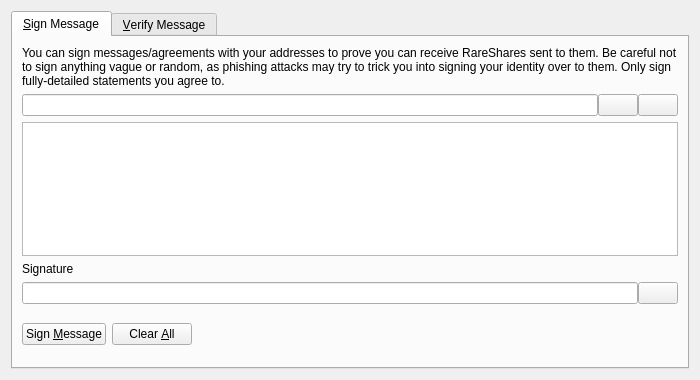
<?xml version="1.0" encoding="UTF-8"?>
<ui version="4.0">
 <class>SignVerifyMessageDialog</class>
 <widget class="QDialog" name="SignVerifyMessageDialog">
  <property name="geometry">
   <rect>
    <x>0</x>
    <y>0</y>
    <width>700</width>
    <height>380</height>
   </rect>
  </property>
  <property name="windowTitle">
   <string>Signatures - Sign / Verify a Message</string>
  </property>
  <property name="modal">
   <bool>true</bool>
  </property>
  <layout class="QVBoxLayout" name="verticalLayout">
   <item>
    <widget class="QTabWidget" name="tabWidget">
     <property name="currentIndex">
      <number>0</number>
     </property>
     <widget class="QWidget" name="tabSignMessage">
      <attribute name="title">
       <string>&amp;Sign Message</string>
      </attribute>
      <layout class="QVBoxLayout" name="verticalLayout_SM">
       <item>
        <widget class="QLabel" name="infoLabel_SM">
         <property name="text">
          <string>You can sign messages/agreements with your addresses to prove you can receive RareShares sent to them. Be careful not to sign anything vague or random, as phishing attacks may try to trick you into signing your identity over to them. Only sign fully-detailed statements you agree to.</string>
         </property>
         <property name="textFormat">
          <enum>Qt::PlainText</enum>
         </property>
         <property name="wordWrap">
          <bool>true</bool>
         </property>
        </widget>
       </item>
       <item>
        <layout class="QHBoxLayout" name="horizontalLayout_1_SM">
         <property name="spacing">
          <number>0</number>
         </property>
         <item>
          <widget class="QValidatedLineEdit" name="addressIn_SM">
           <property name="toolTip">
            <string>The RareShares address to sign the message with</string>
           </property>
          </widget>
         </item>
         <item>
          <widget class="QPushButton" name="addressBookButton_SM">
           <property name="toolTip">
            <string>Choose previously used address</string>
           </property>
           <property name="text">
            <string/>
           </property>
           <property name="shortcut">
            <string>Alt+A</string>
           </property>
           <property name="autoDefault">
            <bool>false</bool>
           </property>
          </widget>
         </item>
         <item>
          <widget class="QPushButton" name="pasteButton_SM">
           <property name="toolTip">
            <string>Paste address from clipboard</string>
           </property>
           <property name="text">
            <string/>
           </property>
           <property name="shortcut">
            <string>Alt+P</string>
           </property>
           <property name="autoDefault">
            <bool>false</bool>
           </property>
          </widget>
         </item>
        </layout>
       </item>
       <item>
        <widget class="QPlainTextEdit" name="messageIn_SM">
         <property name="toolTip">
          <string>Enter the message you want to sign here</string>
         </property>
        </widget>
       </item>
       <item>
        <widget class="QLabel" name="signatureLabel_SM">
         <property name="text">
          <string>Signature</string>
         </property>
         <property name="textFormat">
          <enum>Qt::PlainText</enum>
         </property>
        </widget>
       </item>
       <item>
        <layout class="QHBoxLayout" name="horizontalLayout_2_SM">
         <property name="spacing">
          <number>0</number>
         </property>
         <item>
          <widget class="QLineEdit" name="signatureOut_SM">
           <property name="font">
            <font>
             <italic>true</italic>
            </font>
           </property>
           <property name="readOnly">
            <bool>true</bool>
           </property>
          </widget>
         </item>
         <item>
          <widget class="QPushButton" name="copySignatureButton_SM">
           <property name="toolTip">
            <string>Copy the current signature to the system clipboard</string>
           </property>
           <property name="text">
            <string/>
           </property>
           <property name="autoDefault">
            <bool>false</bool>
           </property>
          </widget>
         </item>
        </layout>
       </item>
       <item>
        <layout class="QHBoxLayout" name="horizontalLayout_3_SM">
         <item>
          <widget class="QPushButton" name="signMessageButton_SM">
           <property name="toolTip">
            <string>Sign the message to prove you own this RareShares address</string>
           </property>
           <property name="text">
            <string>Sign &amp;Message</string>
           </property>
           <property name="autoDefault">
            <bool>false</bool>
           </property>
          </widget>
         </item>
         <item>
          <widget class="QPushButton" name="clearButton_SM">
           <property name="toolTip">
            <string>Reset all sign message fields</string>
           </property>
           <property name="text">
            <string>Clear &amp;All</string>
           </property>
           <property name="autoDefault">
            <bool>false</bool>
           </property>
          </widget>
         </item>
         <item>
          <spacer name="horizontalSpacer_1_SM">
           <property name="orientation">
            <enum>Qt::Horizontal</enum>
           </property>
           <property name="sizeHint" stdset="0">
            <size>
             <width>40</width>
             <height>48</height>
            </size>
           </property>
          </spacer>
         </item>
         <item>
          <widget class="QLabel" name="statusLabel_SM">
           <property name="font">
            <font>
             <weight>75</weight>
             <bold>true</bold>
            </font>
           </property>
           <property name="text">
            <string/>
           </property>
           <property name="wordWrap">
            <bool>true</bool>
           </property>
          </widget>
         </item>
         <item>
          <spacer name="horizontalSpacer_2_SM">
           <property name="orientation">
            <enum>Qt::Horizontal</enum>
           </property>
           <property name="sizeHint" stdset="0">
            <size>
             <width>40</width>
             <height>48</height>
            </size>
           </property>
          </spacer>
         </item>
        </layout>
       </item>
      </layout>
     </widget>
     <widget class="QWidget" name="tabVerifyMessage">
      <attribute name="title">
       <string>&amp;Verify Message</string>
      </attribute>
      <layout class="QVBoxLayout" name="verticalLayout_VM">
       <item>
        <widget class="QLabel" name="infoLabel_VM">
         <property name="text">
          <string>Enter the receiver's address, message (ensure you copy line breaks, spaces, tabs, etc. exactly) and signature below to verify the message. Be careful not to read more into the signature than what is in the signed message itself, to avoid being tricked by a man-in-the-middle attack. Note that this only proves the signing party receives with the address, it cannot prove sendership of any transaction!</string>
         </property>
         <property name="textFormat">
          <enum>Qt::PlainText</enum>
         </property>
         <property name="alignment">
          <set>Qt::AlignLeading|Qt::AlignLeft|Qt::AlignTop</set>
         </property>
         <property name="wordWrap">
          <bool>true</bool>
         </property>
        </widget>
       </item>
       <item>
        <layout class="QHBoxLayout" name="horizontalLayout_1_VM">
         <property name="spacing">
          <number>0</number>
         </property>
         <item>
          <widget class="QValidatedLineEdit" name="addressIn_VM">
           <property name="toolTip">
            <string>The RareShares address the message was signed with</string>
           </property>
          </widget>
         </item>
         <item>
          <widget class="QPushButton" name="addressBookButton_VM">
           <property name="toolTip">
            <string>Choose previously used address</string>
           </property>
           <property name="text">
            <string/>
           </property>
           <property name="shortcut">
            <string>Alt+A</string>
           </property>
           <property name="autoDefault">
            <bool>false</bool>
           </property>
          </widget>
         </item>
        </layout>
       </item>
       <item>
        <widget class="QPlainTextEdit" name="messageIn_VM"/>
       </item>
       <item>
        <widget class="QValidatedLineEdit" name="signatureIn_VM"/>
       </item>
       <item>
        <layout class="QHBoxLayout" name="horizontalLayout_2_VM">
         <item>
          <widget class="QPushButton" name="verifyMessageButton_VM">
           <property name="toolTip">
            <string>Verify the message to ensure it was signed with the specified RareShares address</string>
           </property>
           <property name="text">
            <string>Verify &amp;Message</string>
           </property>
           <property name="autoDefault">
            <bool>false</bool>
           </property>
          </widget>
         </item>
         <item>
          <widget class="QPushButton" name="clearButton_VM">
           <property name="toolTip">
            <string>Reset all verify message fields</string>
           </property>
           <property name="text">
            <string>Clear &amp;All</string>
           </property>
           <property name="autoDefault">
            <bool>false</bool>
           </property>
          </widget>
         </item>
         <item>
          <spacer name="horizontalSpacer_1_VM">
           <property name="orientation">
            <enum>Qt::Horizontal</enum>
           </property>
           <property name="sizeHint" stdset="0">
            <size>
             <width>40</width>
             <height>48</height>
            </size>
           </property>
          </spacer>
         </item>
         <item>
          <widget class="QLabel" name="statusLabel_VM">
           <property name="font">
            <font>
             <weight>75</weight>
             <bold>true</bold>
            </font>
           </property>
           <property name="text">
            <string/>
           </property>
           <property name="wordWrap">
            <bool>true</bool>
           </property>
          </widget>
         </item>
         <item>
          <spacer name="horizontalSpacer_2_VM">
           <property name="orientation">
            <enum>Qt::Horizontal</enum>
           </property>
           <property name="sizeHint" stdset="0">
            <size>
             <width>40</width>
             <height>48</height>
            </size>
           </property>
          </spacer>
         </item>
        </layout>
       </item>
      </layout>
     </widget>
    </widget>
   </item>
  </layout>
 </widget>
 <customwidgets>
  <customwidget>
   <class>QValidatedLineEdit</class>
   <extends>QLineEdit</extends>
   <header>qvalidatedlineedit.h</header>
  </customwidget>
 </customwidgets>
 <resources>
  <include location="../rareshares.qrc"/>
 </resources>
 <connections/>
</ui>
